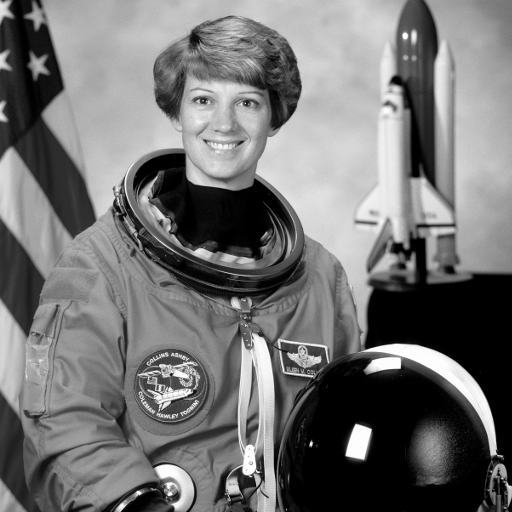
#> input picture data/astronaut.png, 512 x 512 px; the run also reads 1 picture not shown here
$ jupyter execute task3.ipynb
#> lines starting #> are read from the running program, lines starting #| are printed output that depends on the picture
# <a id="#">Task 3 – Mean, median, and Gaussian filtering</a>

[cell 1]
import numpy
import matplotlib.pyplot as plt

---

## Linear filtering by convolution (mean filter)

**<a id="#">Task 3.1.1.</a>** Load the image `data/astronaut.png` and show it:

[cell 2]
img = plt.imread('data/astronaut.png')
#> img is the input picture: shape (512, 512) float32; min 0, max 1, mean 0.451
plt.figure()
plt.imshow(img, 'gray')
plt.colorbar()
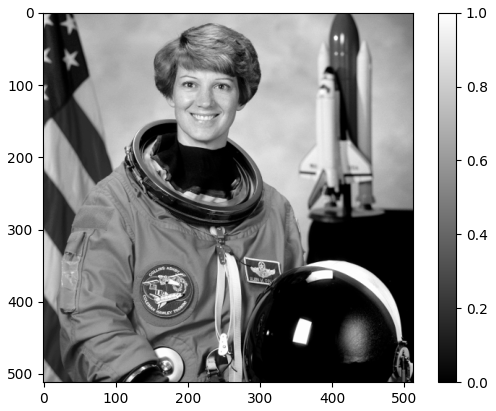
#> figure drawn by matplotlib, 2 panels

**<a id="#">Task 3.1.2.</a>** Implement a mean filter:

[cell 3]
def meanfilter(img_in, size):
#> called with size = 5
    result = numpy.zeros(img_in.shape)
    n = (size - 1) // 2
    for p in numpy.ndindex(img_in.shape):
        neighborhood_sum = 0
        if p[0]>=n and p[0]<(img_in.shape[0]-n) and p[1]>=n and p[1]<(img_in.shape[1]-n):
            for q in numpy.ndindex(size, size):
                neighborhood_sum+=img_in[q[0]+p[0]-n, q[1]+p[1]-n]
            result[p] = neighborhood_sum / (size*size)
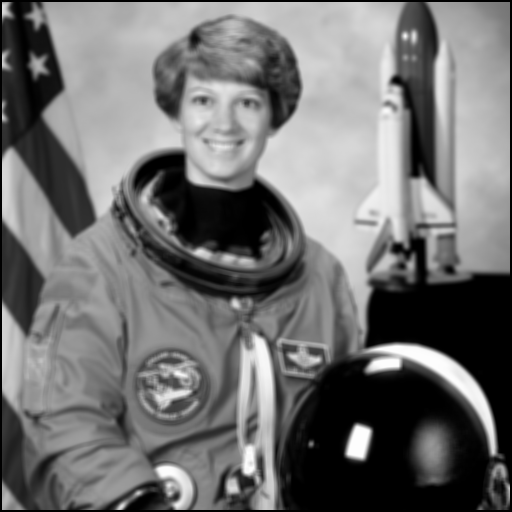
#> result: shape (512, 512) float64; min 0, max 0.994, mean 0.444
    return result

**<a id="#">Task 3.1.3.</a>** Test your implementation from above by using the function `meanfilter` for the previously loaded image and show the result:

[cell 4]
imgff5 = meanfilter(img, 5)
plt.imshow(imgff5, 'gray')
plt.colorbar()
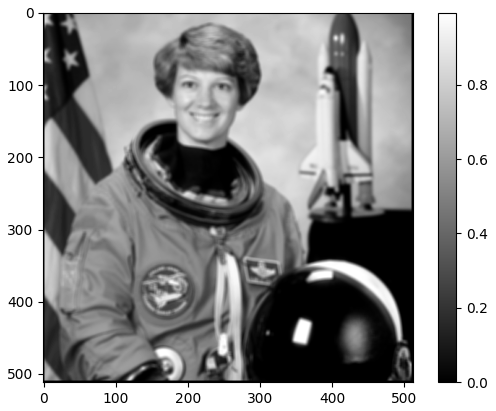
#> figure drawn by matplotlib, 2 panels

**<a id="#">Task 3.1.4.</a>** Compare your result for filter size `5` with the correct result image `data/astronaut_meanfilter5.png`:

[cell 5]
imgf5=plt.imread('data/astronaut_meanfilter5.png')
plt.imshow(imgf5, 'gray')
assert numpy.allclose(imgf5, imgff5, atol=1/255)

---

## Non-linear filtering

**<a id="#">Task 3.2.1.</a>** Implement a median filter:

[cell 6]
def medianfilter(img_in, size):
#> called with size = 5
    result = numpy.zeros(img_in.shape)
    n = (size -1) // 2
    for p in numpy.ndindex(img_in.shape):
        neighborhood_values = list()
        if p[0]>=n and p[0]<(img_in.shape[0]-n) and p[1]>=n and p[1]<(img_in.shape[1]-n):
            for q in numpy.ndindex(size, size):
                neighborhood_values.append(img_in[q[0]+p[0]-n, q[1]+p[1]-n])
            neighborhood_values.sort()
            result[p] = neighborhood_values[(size*size)//2]
    return result

**<a id="#">Task 3.2.2.</a>** First, test your implementation from above by using the function `medianfilter` for the previously loaded image and show the result:

[cell 7]
imgmed5 = medianfilter(img, 5)
plt.imshow(imgmed5, 'gray')
plt.colorbar()

Then, compare your result for filter size `5` with the correct result image `data/astronaut_medianfilter5.png`:

[cell 8]
imgmedd5=plt.imread('data/astronaut_medianfilter5.png')
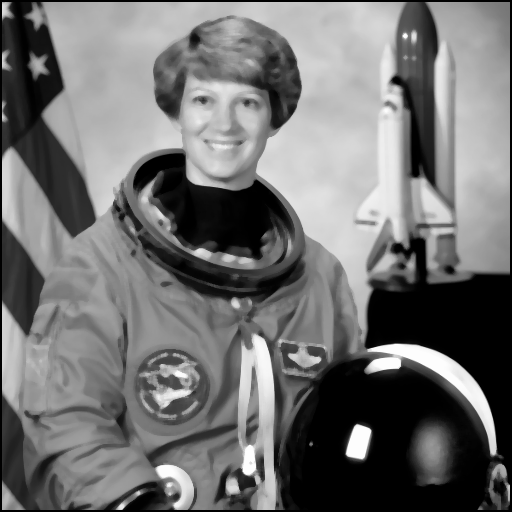
#> input picture data/astronaut_medianfilter5.png, 512 x 512 px
#> imgmedd5 is the input picture: shape (512, 512) float32; min 0, max 0.992, mean 0.444
plt.imshow(imgmedd5, 'gray')
assert numpy.allclose(imgmed5, imgmedd5, atol=1/255)

---

## Using pre-implemented filters

**<a id="#">Task 3.3.1.</a>** Load the package `scipy.ndimage`:

[cell 9]
import scipy.ndimage

**<a id="#">Task 3.3.2 (a).</a>** Apply a **mean filter** from `scipy.ndimage` to the loaded image:

[cell 10]
mean_img = scipy.ndimage.uniform_filter(img, 5)
plt.imshow(mean_img, 'gray')
plt.colorbar()
